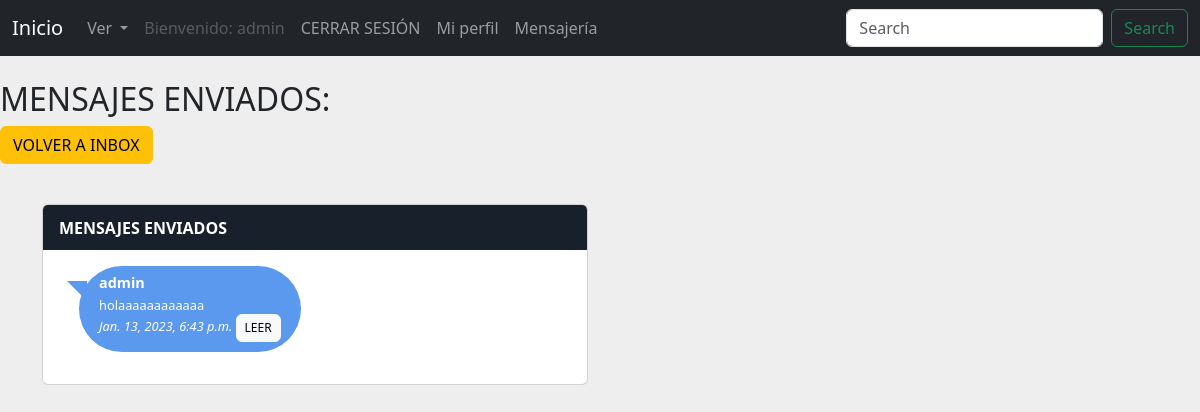
Page /Mensajeria/mensajesEnviados/ (signed in) on the earlier database version.
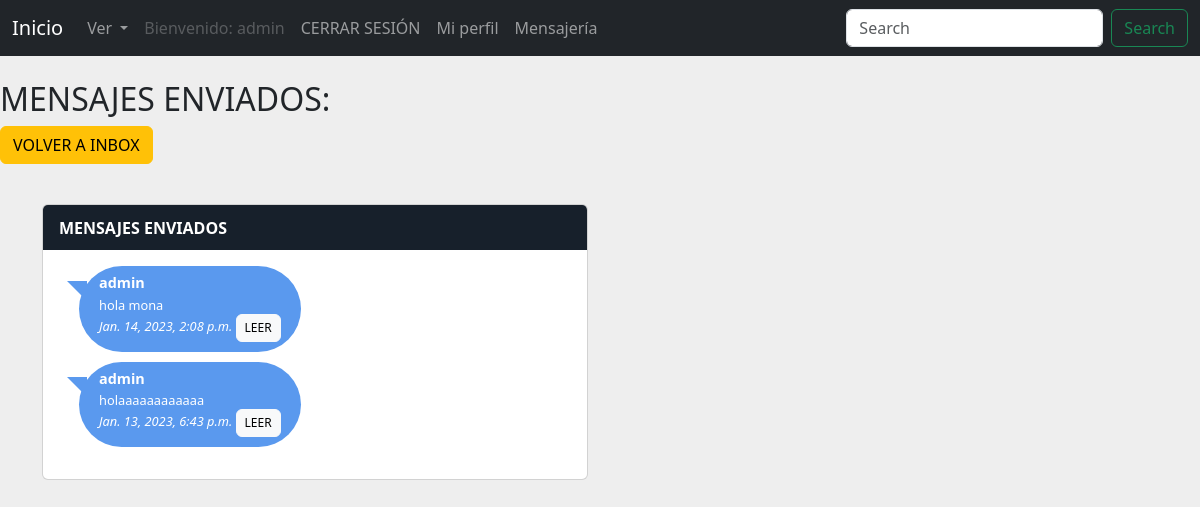
Same page on the later database version.
### Mensajeria/models.py (models this page shows, shortened)
class Mensaje(models.Model):
    emisor = models.ForeignKey(User, on_delete=models.CASCADE, related_name='emisor')
    receptor = models.ForeignKey(User, on_delete=models.CASCADE, related_name='receptor')
    cuerpo = models.CharField(max_length=1000)
    leido = models.BooleanField(choices=LEIDO, default=False)
    fecha = models.DateTimeField(blank=True, null=True, default=datetime.now)

### Mensajeria/views.py (the view)
# urls.py: path("mensajesEnviados/", mensajesEnviados, name="mensajesEnviados"),
def mensajesEnviados(request):
    mensajes = Mensaje.objects.filter(emisor=request.user).order_by('-fecha')
    return render(request, 'mensajesEnviados.html', {'mensajes': mensajes})

### Mensajeria/templates/mensajesEnviados.html (shortened to what this page needs)
{% extends "AppCoder/padre.html" %}
{% load static %}
{% block contenido %}
{% load static %}
<link rel="stylesheet" href="{% static 'css/chat.css' %}">
<br>
<h2>MENSAJES ENVIADOS:</h2>
<a href="{% url 'mensajesRecibidos' %}" class="btn btn-warning">VOLVER A INBOX</a>
<div class="container content">
    <div class="row">
        <div class="col-xl-6 col-lg-6 col-md-6 col-sm-12 col-12">
        	<div class="card">
        		<div class="card-header">MENSAJES ENVIADOS</div>
        		<div class="card-body height3">
        			<ul class="chat-list">{% for mensaje in mensajes %}
        				<li class="in">
        					<div class="chat-body">
        						<div class="chat-message">
        							<h5>{{ mensaje.emisor }}</h5>
        							<p>{{ mensaje.cuerpo }}</p>
									<i>{{ mensaje.fecha }}</i>
									<a href="/Mensajeria/leerMensaje/{{ mensaje.id }}/" class="btn btn-light" style="--bs-btn-padding-y: .25rem; --bs-btn-padding-x: .5rem; --bs-btn-font-size: .75rem;">LEER</a>
									{% endfor %}
        						</div>
        					</div>
        				</li>
        			</ul>
        		</div>
        	</div>
        </div>
    </div>
</div>
{% endblock %}

Differences in the rows shown:
added Mensaje: emisor "admin", cuerpo "hola mona", fecha "Jan. 14, 2023, 2:08 p.m."
